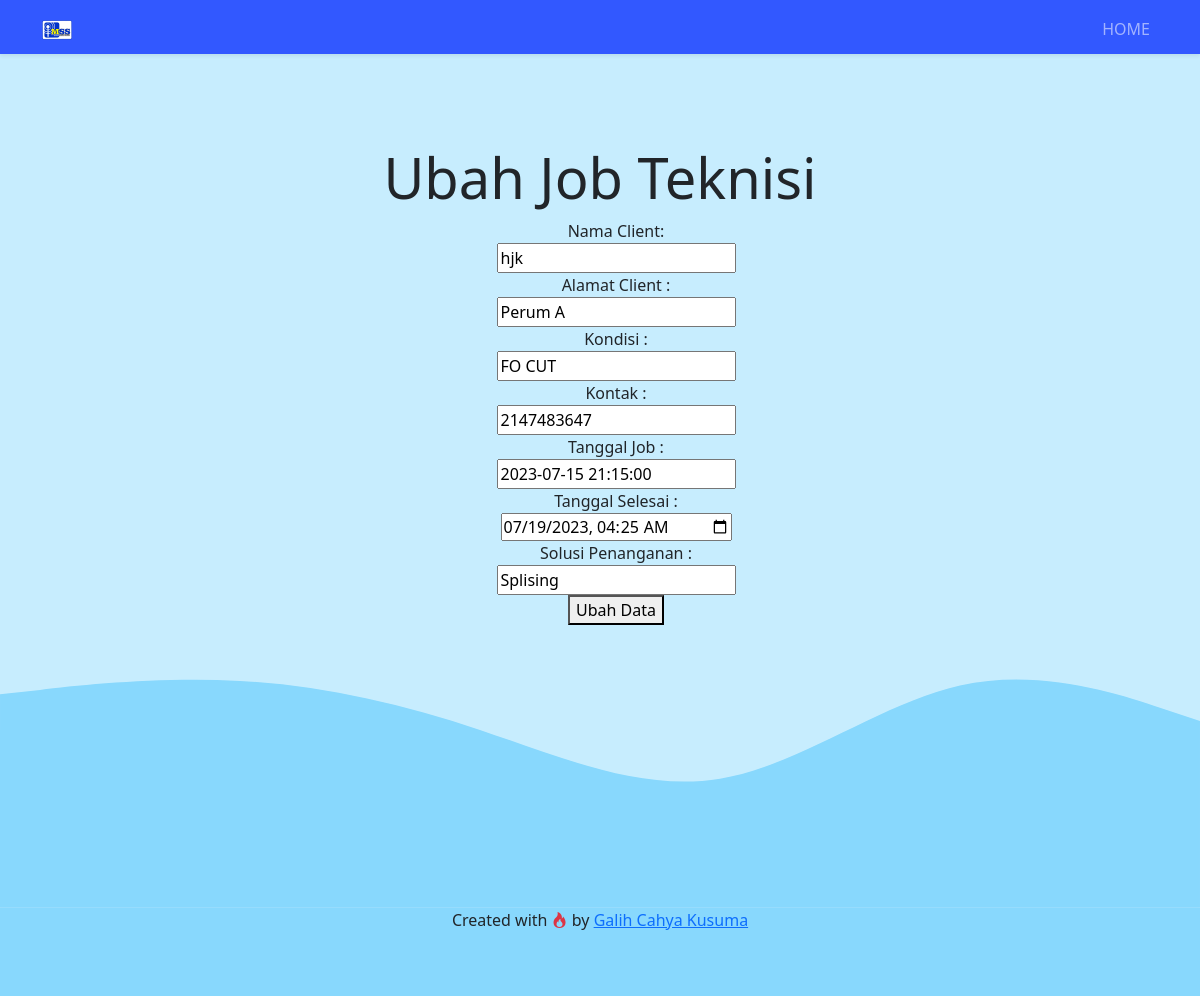
The app's page /ubahjob.php?id=24 (signed in) with its own data.
### tables this page shows
CREATE TABLE `jobteknisi` (
  `id` int(255) NOT NULL,
  `namaclient` varchar(255) NOT NULL,
  `alamatClient` varchar(255) NOT NULL,
  `kondisi` varchar(255) NOT NULL,
  `kontak` int(255) NOT NULL,
  `tanggaljob` timestamp NOT NULL DEFAULT current_timestamp() ON UPDATE current_timestamp(),
  `tanggalselesai` timestamp NULL DEFAULT NULL,
  `solusi` varchar(255) DEFAULT NULL
);

### functions.php (called while the page is built, shortened)
<?php
$conn = mysqli_connect("localhost", "root", "", "managementjob");
function query($query) {
    global $conn;
    $result = mysqli_query($conn, $query);
    $rows = [];
    while ($row = mysqli_fetch_assoc($result)){
    $rows[]=$row;
    }
    return $rows;
 }
?>

### ubahjob.php (the view, shortened to what this page needs)
<?php
require 'functions.php';
    $id = $_GET["id"];
    $jobtkn = query("SELECT * FROM jobteknisi WHERE id = $id")[0];
?>
<!DOCTYPE html>
<html>
    <head>
    <link rel="stylesheet" href="https://cdn.jsdelivr.net/npm/bootstrap-icons@1.10.2/font/bootstrap-icons.css" />
    <link href="https://cdn.jsdelivr.net/npm/bootstrap@5.1.3/dist/css/bootstrap.min.css" rel="stylesheet">
    <link rel="stylesheet" href="style.css" />
    </head>
    <body>
    <nav class="navbar navbar-expand-lg navbar-dark shadow-sm fixed-top pb-1" style="background-color: #3258ff">
      <div class="container">
      <a class="navbar-brand" href="#">
      <img src="img/logo.png" alt="" width="30" height="30">
    </a>
        <div class="collapse navbar-collapse" id="navbarNav">
          <ul class="navbar-nav ms-auto">
            <li class="nav-item">
              <a class="nav-link" href="index.php">HOME</a>
            </li>
          </ul>
        </div>
      </div>
    </nav>
    <section class="jumbotron text-center mt-5">
        <h1 class="display-4">Ubah Job Teknisi</h1>
        <form action="" method="post" class="text-center d-grid gap-2 d-md-block">
            <ul>
                <div>
                    <label for="namaclient">Nama Client:</label>
                    <input type="text" name="namaclient" id="namaclient" value="<?= $jobtkn["namaclient"]; ?>">
                </div>
                <div>
                    <label for="alamatClient">Alamat Client :</label>
                    <input type="text" name="alamatClient" id="alamatClient" value="<?= $jobtkn["alamatClient"]; ?>">
                </div>
                <div>
                    <label for="kondisi">Kondisi :</label>
                    <input type="text" name="kondisi" id="kondisi"
                    value="<?= $jobtkn["kondisi"]; ?>">
                </div>
                <div>
                    <label for="kontak">Kontak :</label>
                    <input type="text" name="kontak" id="kontak"
                    value="<?= $jobtkn["kontak"]; ?>">
                </div>
                <div>
                    <label for="tanggaljob">Tanggal Job :</label>
                    <input type="date-local" name="tanggaljob" id="tanggaljob"
                    value="<?= $jobtkn["tanggaljob"]; ?>">
                </div>
                <div>
                    <label for="tanggalselesai">Tanggal Selesai :</label>
                    <input type="datetime-local" name="tanggalselesai" id="tanggalselesai" required
                    value="<?= $jobtkn["tanggalselesai"]; ?>">
                </div>
                <div>
                    <label for="solusi">Solusi Penanganan :</label>
                    <input type="text" name="solusi" id="solusi" required
                    value="<?= $jobtkn["solusi"]; ?>">
                </div>
                <div>
                    <button type="submit" name="submit">Ubah Data</button>
                </div>
            </ul>
        </form>
    </section>
    <footer class="text-center pb-5" style="background-color: #88d8fd">
      <p>Created with <i class="bi bi-fire text-danger"></i> by <a href="https://github.com/Galih509">Galih Cahya Kusuma</a></p>
    </footer>
    </body>
</html>

### style.css (style rules this page uses)
.jumbotron { padding-top: 6rem; background-color: #88d8fd77; }
label { display: block; }

### records on screen
jobteknisi: namaclient "hjk", alamatClient "Perum A", kondisi "FO CUT", kontak "2147483647", tanggaljob "2023-07-15 21:15:00", tanggalselesai "07/19/2023 04:25", solusi "Splising"
